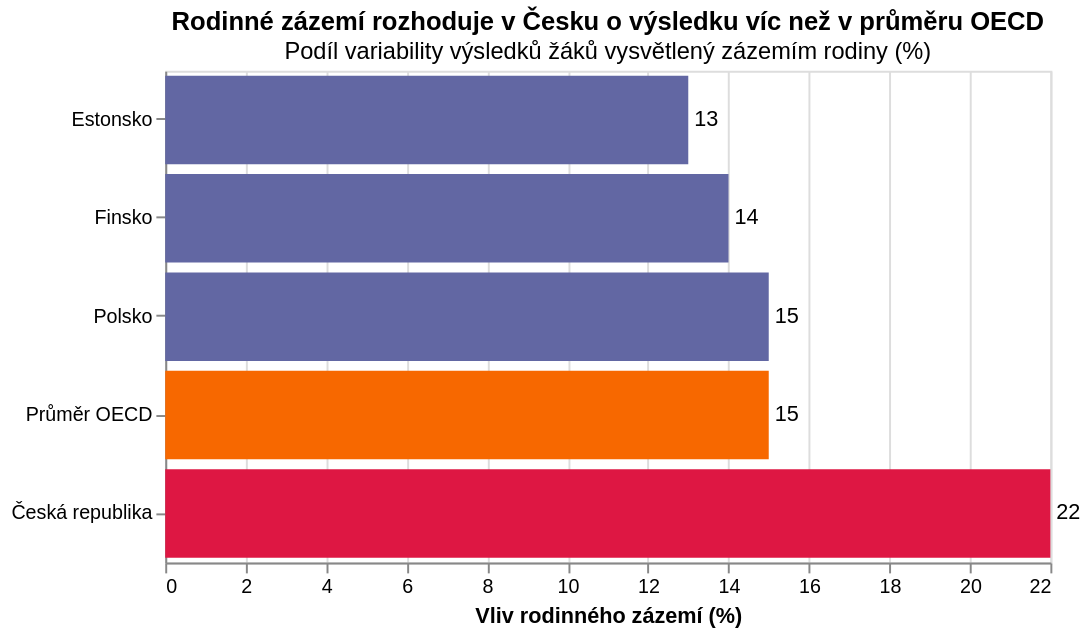

This figure's Vega-Lite source:
### Vega-Lite specification from a JSON file in a GitHub repository (floating-point values rounded to 4 significant figures)
{"$schema": "https://vega.github.io/schema/vega-lite/v5.json", "title": {"text": "Rodinné zázemí rozhoduje v Česku o výsledku víc než v průměru OECD", "subtitle": "Podíl variability výsledků žáků vysvětlený zázemím rodiny (%)"}, "width": 450, "height": 250, "data": {"values": [{"zeme": "Česká republika", "podil": 22, "role": "ČR"}, {"zeme": "Průměr OECD", "podil": 15, "role": "Průměr OECD"}, {"zeme": "Polsko", "podil": 15, "role": "Srovnání"}, {"zeme": "Finsko", "podil": 14, "role": "Srovnání"}, {"zeme": "Estonsko", "podil": 13, "role": "Srovnání"}]}, "encoding": {"y": {"field": "zeme", "type": "nominal", "title": null, "sort": "-x", "axis": {}}, "x": {"field": "podil", "type": "quantitative", "title": "Vliv rodinného zázemí (%)", "axis": {}}}, "layer": [{"mark": "bar", "encoding": {"color": {"field": "role", "type": "nominal", "scale": {"domain": ["ČR", "Průměr OECD", "Srovnání"], "range": ["#de1743", "#f76800", "#6267a3"]}, "legend": null}}}, {"mark": {"type": "text", "align": "left", "baseline": "middle", "dx": 3}, "encoding": {"text": {"field": "podil", "type": "quantitative"}}}], "_source": "OECD PISA 2022 - Equity Database", "usermeta": {"note": "V ČR rozhoduje rodina o úspěchu dítěte o 50 % více než v průměru OECD."}}
